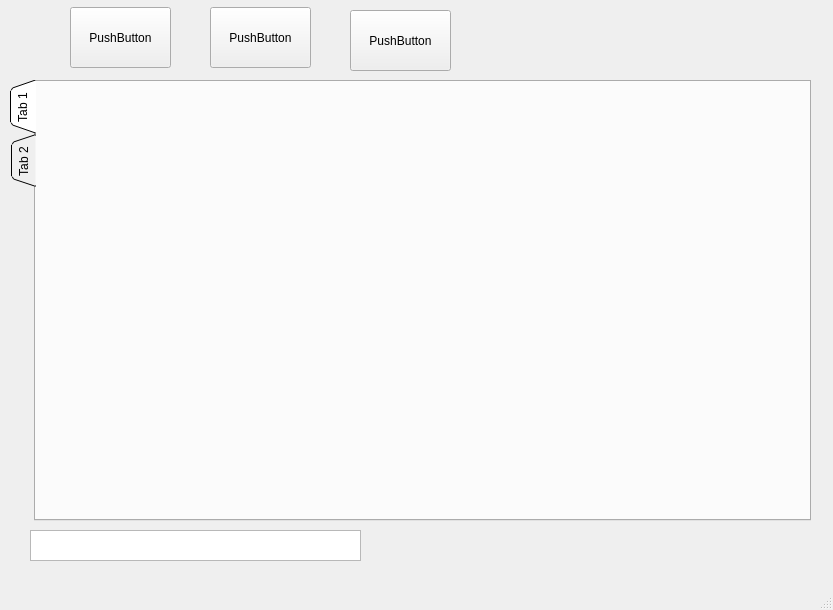
<?xml version="1.0" encoding="UTF-8"?>
<ui version="4.0">
 <class>MainWindow</class>
 <widget class="QMainWindow" name="MainWindow">
  <property name="geometry">
   <rect>
    <x>0</x>
    <y>0</y>
    <width>833</width>
    <height>610</height>
   </rect>
  </property>
  <property name="windowTitle">
   <string>MainWindow</string>
  </property>
  <widget class="QWidget" name="centralwidget">
   <widget class="QTabWidget" name="tabWidget">
    <property name="geometry">
     <rect>
      <x>10</x>
      <y>80</y>
      <width>801</width>
      <height>441</height>
     </rect>
    </property>
    <property name="tabPosition">
     <enum>QTabWidget::West</enum>
    </property>
    <property name="tabShape">
     <enum>QTabWidget::Triangular</enum>
    </property>
    <property name="currentIndex">
     <number>0</number>
    </property>
    <widget class="QWidget" name="tab">
     <attribute name="title">
      <string>Tab 1</string>
     </attribute>
    </widget>
    <widget class="QWidget" name="tab_2">
     <attribute name="title">
      <string>Tab 2</string>
     </attribute>
    </widget>
   </widget>
   <widget class="QTextBrowser" name="textBrowser">
    <property name="geometry">
     <rect>
      <x>30</x>
      <y>530</y>
      <width>331</width>
      <height>31</height>
     </rect>
    </property>
   </widget>
   <widget class="QPushButton" name="pushButton">
    <property name="geometry">
     <rect>
      <x>70</x>
      <y>7</y>
      <width>101</width>
      <height>61</height>
     </rect>
    </property>
    <property name="text">
     <string>PushButton</string>
    </property>
   </widget>
   <widget class="QPushButton" name="pushButton_2">
    <property name="geometry">
     <rect>
      <x>210</x>
      <y>7</y>
      <width>101</width>
      <height>61</height>
     </rect>
    </property>
    <property name="text">
     <string>PushButton</string>
    </property>
   </widget>
   <widget class="QPushButton" name="pushButton_3">
    <property name="geometry">
     <rect>
      <x>350</x>
      <y>10</y>
      <width>101</width>
      <height>61</height>
     </rect>
    </property>
    <property name="text">
     <string>PushButton</string>
    </property>
   </widget>
  </widget>
  <widget class="QMenuBar" name="menubar">
   <property name="geometry">
    <rect>
     <x>0</x>
     <y>0</y>
     <width>833</width>
     <height>26</height>
    </rect>
   </property>
  </widget>
  <widget class="QStatusBar" name="statusbar"/>
 </widget>
 <resources/>
 <connections/>
</ui>
